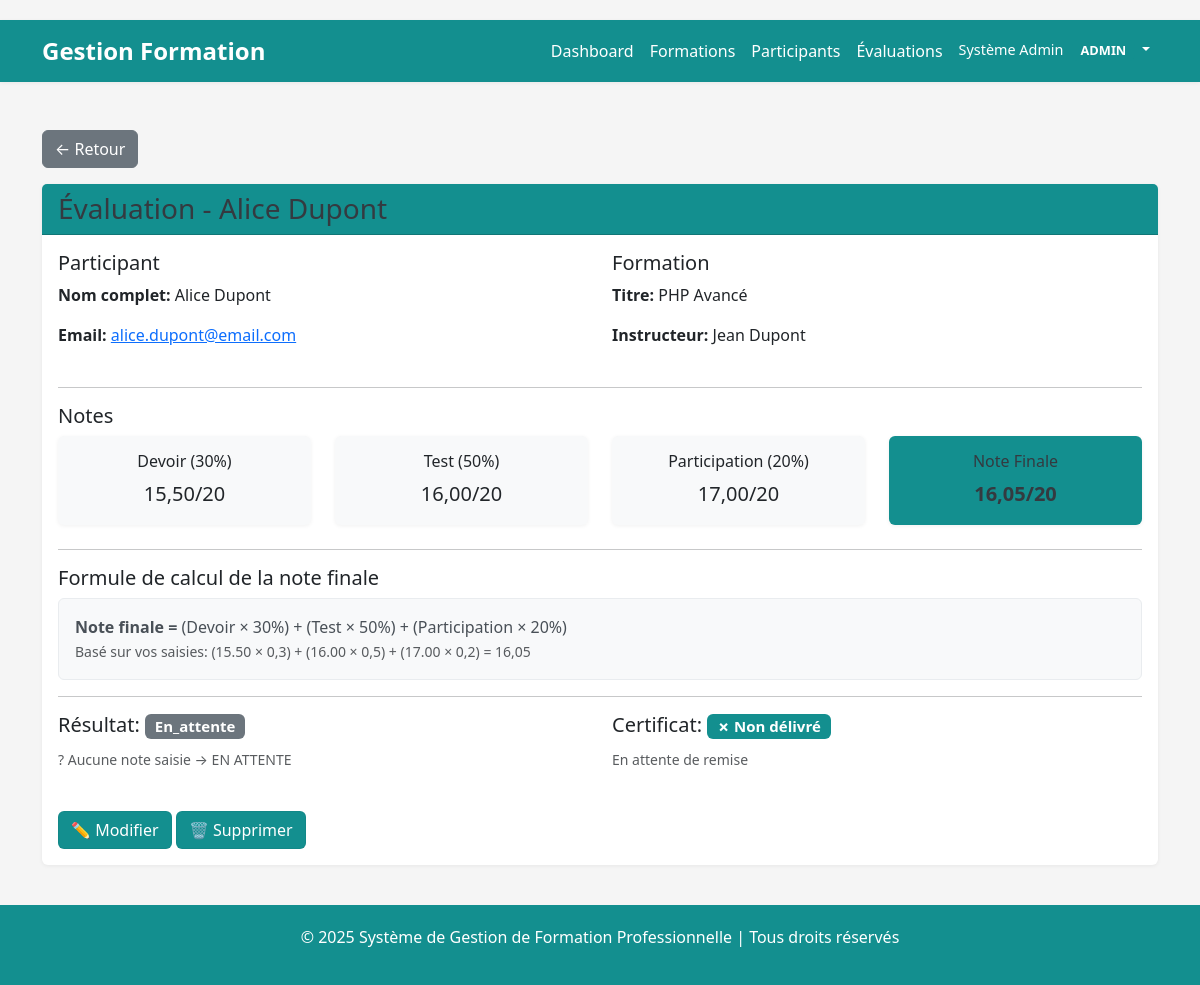
/evaluations/view.php?id=1 (signed in), run on the app's committed database.
### tables this page shows
CREATE TABLE evaluations (
    id INT PRIMARY KEY AUTO_INCREMENT,
    inscription_id INT NOT NULL,
    note_devoir DECIMAL(5, 2),
    note_test DECIMAL(5, 2),
    note_participation DECIMAL(5, 2),
    note_finale DECIMAL(5, 2) GENERATED ALWAYS AS (
        (COALESCE(note_devoir, 0) * 0.3 + 
         COALESCE(note_test, 0) * 0.5 + 
         COALESCE(note_participation, 0) * 0.2)
    ) STORED,
    resultat ENUM('réussi', 'échoué', 'en_attente') DEFAULT 'en_attente',
    certificat_delivre BOOLEAN DEFAULT FALSE,
    date_evaluation TIMESTAMP DEFAULT CURRENT_TIMESTAMP,
    updated_at TIMESTAMP DEFAULT CURRENT_TIMESTAMP ON UPDATE CURRENT_TIMESTAMP,
    FOREIGN KEY(inscription_id) REFERENCES inscriptions(id) ON DELETE CASCADE,
    INDEX(resultat),
    INDEX(inscription_id)
);

CREATE TABLE participants (
    id INT PRIMARY KEY AUTO_INCREMENT,
    nom VARCHAR(100) NOT NULL,
    prenom VARCHAR(100) NOT NULL,
    email VARCHAR(100) UNIQUE NOT NULL,
    telephone VARCHAR(20),
    date_inscription DATE NOT NULL,
    statut ENUM('inscrit', 'en_cours', 'terminé', 'abandonné') DEFAULT 'inscrit',
    created_at TIMESTAMP DEFAULT CURRENT_TIMESTAMP,
    updated_at TIMESTAMP DEFAULT CURRENT_TIMESTAMP ON UPDATE CURRENT_TIMESTAMP,
    INDEX(email),
    INDEX(statut)
);

CREATE TABLE formations (
    id INT PRIMARY KEY AUTO_INCREMENT,
    titre VARCHAR(255) NOT NULL,
    description TEXT,
    instructeur VARCHAR(100) NOT NULL,
    date_debut DATE NOT NULL,
    date_fin DATE NOT NULL,
    duree_heures INT NOT NULL,
    nombre_participants INT DEFAULT 0,
    prix_unitaire DECIMAL(10, 2) NOT NULL,
    statut ENUM('planifiée', 'en_cours', 'terminée', 'annulée') DEFAULT 'planifiée',
    created_at TIMESTAMP DEFAULT CURRENT_TIMESTAMP,
    updated_at TIMESTAMP DEFAULT CURRENT_TIMESTAMP ON UPDATE CURRENT_TIMESTAMP,
    INDEX(statut),
    INDEX(date_debut)
);

### session.php (called while the page is built, shortened)
<?php
function isLoggedIn() {
    return isset($_SESSION['user_id']);
}
function isAdmin() {
    return isLoggedIn() && $_SESSION['user_role'] === 'admin';
}
?>

### evaluations/view.php (the view, shortened to what this page needs)
<?php
include '../config.php';
include '../session.php';
include '../header.php';
$id = isset($_GET['id']) ? (int)$_GET['id'] : 0;
try {
    $stmt = $pdo->prepare('
        SELECT
            e.*,
            p.prenom,
            p.nom,
            p.email,
            f.titre as formation_titre,
            f.instructeur
        FROM evaluations e
        JOIN inscriptions i ON e.inscription_id = i.id
        JOIN participants p ON i.participant_id = p.id
        JOIN formations f ON i.formation_id = f.id
        WHERE e.id = ?
    ');
    $stmt->execute([$id]);
    $evaluation = $stmt->fetch();
} catch (Exception $e) {
    echo getErrorMessage('Erreur: ' . $e->getMessage());
    $evaluation = null;
}
?>
<div class="mb-3">
    <a href="list.php" class="btn btn-secondary">← Retour</a>
</div>
<?php if ($evaluation): ?>
<div class="card">
    <div class="card-header bg-primary text-white">
        <h3 class="mb-0">Évaluation - <?php echo htmlspecialchars($evaluation['prenom'] . ' ' . $evaluation['nom']); ?></h3>
    </div>
    <div class="card-body">
        <div class="row mb-4">
            <div class="col-md-6">
                <h5>Participant</h5>
                <p><strong>Nom complet:</strong> <?php echo htmlspecialchars($evaluation['prenom'] . ' ' . $evaluation['nom']); ?></p>
                <p><strong>Email:</strong> <a href="mailto:<?php echo htmlspecialchars($evaluation['email']); ?>"><?php echo htmlspecialchars($evaluation['email']); ?></a></p>
            </div>
            <div class="col-md-6">
                <h5>Formation</h5>
                <p><strong>Titre:</strong> <?php echo htmlspecialchars($evaluation['formation_titre']); ?></p>
                <p><strong>Instructeur:</strong> <?php echo htmlspecialchars($evaluation['instructeur']); ?></p>
            </div>
        </div>
        <hr>
        <h5>Notes</h5>
        <div class="row mb-4">
            <div class="col-md-3">
                <div class="card bg-light">
                    <div class="card-body text-center">
                        <h6 class="card-title">Devoir (30%)</h6>
                        <p class="card-text fs-5">
                            <?php echo $evaluation['note_devoir'] ? number_format($evaluation['note_devoir'], 2, ',', ' ') : '-'; ?>/20
                        </p>
                    </div>
                </div>
            </div>
            <div class="col-md-3">
                <div class="card bg-light">
                    <div class="card-body text-center">
                        <h6 class="card-title">Test (50%)</h6>
                        <p class="card-text fs-5">
                            <?php echo $evaluation['note_test'] ? number_format($evaluation['note_test'], 2, ',', ' ') : '-'; ?>/20
                        </p>
                    </div>
                </div>
            </div>
            <div class="col-md-3">
                <div class="card bg-light">
                    <div class="card-body text-center">
                        <h6 class="card-title">Participation (20%)</h6>
                        <p class="card-text fs-5">
                            <?php echo $evaluation['note_participation'] ? number_format($evaluation['note_participation'], 2, ',', ' ') : '-'; ?>/20
                        </p>
                    </div>
                </div>
            </div>
            <div class="col-md-3">
                <div class="card bg-success text-white">
                    <div class="card-body text-center">
                        <h6 class="card-title">Note Finale</h6>
                        <p class="card-text fs-5 fw-bold">
                            <?php echo number_format($evaluation['note_finale'], 2, ',', ' '); ?>/20
                        </p>
                    </div>
                </div>
            </div>
        </div>
        <hr>
        <h5>Formule de calcul de la note finale</h5>
        <div class="alert alert-info">
            <p class="mb-0">
                <strong>Note finale = </strong>
                (Devoir × 30%) + (Test × 50%) + (Participation × 20%)
            </p>
            <small class="text-muted">
                Basé sur vos saisies: (<?php echo $evaluation['note_devoir'] ?? '0'; ?> × 0,3) + (<?php echo $evaluation['note_test'] ?? '0'; ?> × 0,5) + (<?php echo $evaluation['note_participation'] ?? '0'; ?> × 0,2) = <?php echo number_format($evaluation['note_finale'], 2, ',', ' '); ?>
            </small>
        </div>
        <hr>
        <div class="row">
            <div class="col-md-6">
                <h5>Résultat:
                    <span class="badge bg-<?php echo $evaluation['resultat'] == 'réussi' ? 'success' : ($evaluation['resultat'] == 'échoué' ? 'danger' : 'secondary'); ?>">
                        <?php echo ucfirst($evaluation['resultat']); ?>
                    </span>
                </h5>
                <p class="text-muted">
                    <small>
                        <?php
                        if ($evaluation['resultat'] === 'réussi') {
                            echo "Note finale ≥ 12 → RÉUSSI";
                        } elseif ($evaluation['resultat'] === 'échoué') {
                            echo "Note finale < 12 → ÉCHOUÉ";
                        } else {
                            echo "? Aucune note saisie → EN ATTENTE";
                        }
                        ?>
                    </small>
                </p>
            </div>
            <div class="col-md-6">
                <h5>Certificat:
                    <span class="badge bg-<?php echo $evaluation['certificat_delivre'] ? 'success' : 'warning'; ?>">
                        <?php echo $evaluation['certificat_delivre'] ? '✓ Délivré' : '✗ Non délivré'; ?>
                    </span>
                </h5>
                <p class="text-muted">
                    <small><?php echo $evaluation['certificat_delivre'] ? 'Certificat remis au participant' : 'En attente de remise'; ?></small>
                </p>
            </div>
        </div>
        <?php if (isAdmin()): ?>
        <div class="mt-4">
            <a href="edit.php?id=<?php echo $id; ?>" class="btn btn-warning">✏️ Modifier</a>
            <a href="delete.php?id=<?php echo $id; ?>" class="btn btn-danger" onclick="return confirm('Confirmer la suppression?')">🗑️ Supprimer</a>
        </div>
        <?php endif; ?>
    </div>
</div>
<?php else: ?>
<p class="text-danger">Évaluation non trouvée.</p>
<?php endif; ?>
<?php include '../footer.php'; ?>

### assets/css/muted.css (style rules this page uses)
:root { --muted-bg: #f7f7f7; --muted-foreground: #495057; --muted-accent: #6c757d; --muted-muted: #adb5bd; --muted-dark: #343a40; --brand: #138f8f; --brand-contrast: #ffffff; }
.navbar, .bg-primary, .bg-success, .bg-danger, .bg-warning, .bg-info, .table-dark { background-color: var(--brand) !important; color: var(--brand-contrast) !important; }
.btn-primary, .btn-success, .btn-danger, .btn-warning, .btn-info { background-color: var(--brand) !important; color: var(--brand-contrast) !important; border-color: rgba(0,0,0,0.05) !important; }
.badge.bg-primary, .badge.bg-success, .badge.bg-danger, .badge.bg-warning, .badge.bg-info { background-color: var(--brand) !important; color: var(--brand-contrast) !important; }
.alert-info, .alert-success, .alert-danger, .alert-warning { background-color: #f8f9fa !important; color: var(--muted-foreground) !important; border-color: #e9ecef !important; }
.bg-primary.text-white, .bg-success.text-white, .bg-danger.text-white, .bg-warning.text-white, .bg-info.text-white, .card.bg-success.text-white, .card.bg-primary.text-white { color: var(--muted-dark) !important; }
.card { box-shadow: 0 1px 4px rgba(0,0,0,0.06) !important; }

### header.php (style rules this page uses)
body { background-color: #f5f5f5; padding-top: 20px; }
.card { border: none; box-shadow: 0 2px 8px rgba(0,0,0,0.1); transition: transform 0.3s; }

### data on the page
evaluations: participants.prenom+nom "Alice Dupont", participants.email "alice.dupont@email.com", formations.titre "PHP Avancé", formations.instructeur "Jean Dupont", note_devoir "15,50", note_test "16,00", note_participation "17,00", note_finale "16,05", note_devoir "15.50", note_test "16.00", note_participation "17.00", resultat "En_attente"

### other printed values
$_SESSION['user_prenom'] . ' ' . $_SESSION['user_nom'] "Système Admin"
